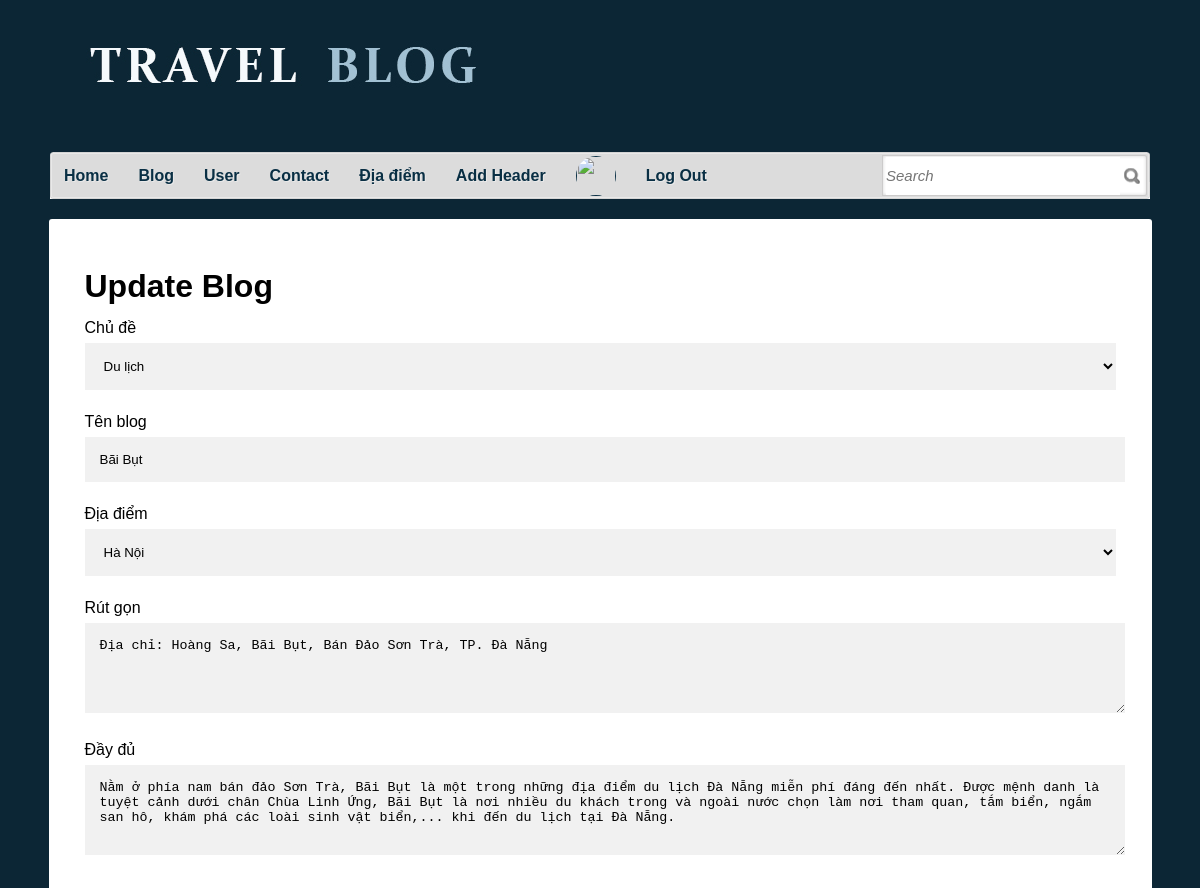
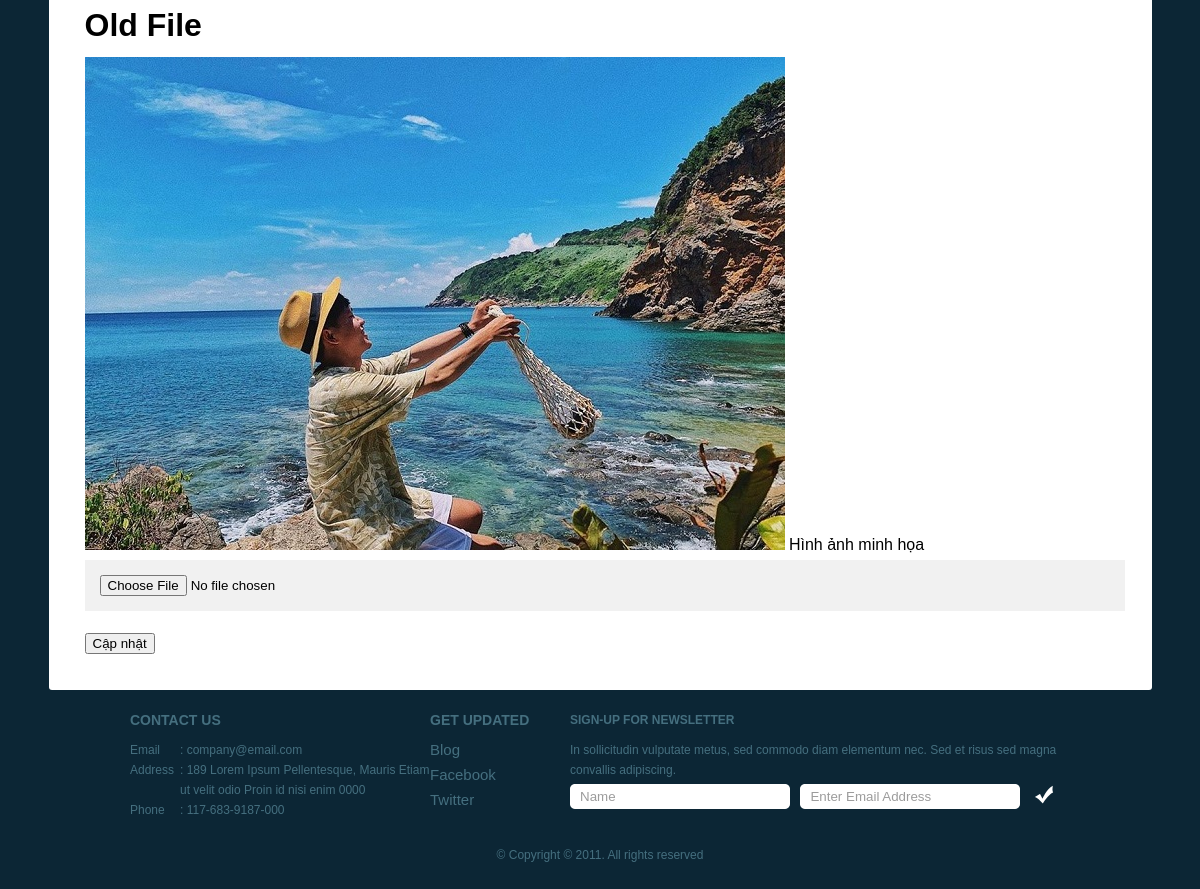
/ad_blog_update.php?update_blog=12, run on the app's committed database (2 pictures, top to bottom).
### tables this page shows
CREATE TABLE `blog` (
  `id_blog` int(11) NOT NULL,
  `id_regt` int(11) NOT NULL,
  `id_sub` int(11) NOT NULL,
  `Name_blog` text NOT NULL,
  `id_add` varchar(100) NOT NULL,
  `S_blog` text NOT NULL,
  `L_blog` text NOT NULL,
  `Date_blog` date DEFAULT NULL,
  `image` varchar(100) NOT NULL,
  `check_blog` int(11) NOT NULL
);

CREATE TABLE `subject` (
  `id_sub` int(11) NOT NULL,
  `Name_sub` varchar(50) NOT NULL
);

CREATE TABLE `add_blog` (
  `id_add` int(11) NOT NULL,
  `name_add` varchar(50) NOT NULL
);

### control.php (called while the page is built, shortened)
<?php
include('connect.php');
 class data{
public function select_blog_id($id_blog){
    global $conn;
    $sql="select*from blog,register where register.id_regt=blog.id_regt and id_blog=$id_blog";
    $run=mysqli_query($conn,$sql);
    return $run;
}
 public function select_subject(){
    global $conn;
    $sql="SELECT*from subject";
    $run =mysqli_query($conn,$sql);
    return $run;
 }
public function select_add(){
    global $conn;
    $sql="SELECT*from add_blog";
    $run =mysqli_query($conn,$sql);
    return $run;
}
}

### ad_blog_update.php (the view, shortened to what this page needs)
<!DOCTYPE html>
<?php
include("control.php");
$get_data=new data();
$select_blog=$get_data->select_blog_id($_GET['update_blog']);
foreach($select_blog as $s){
    $name_blog=$s['Name_blog'];
	$id_add=$s['id_add'];
    $id_sub=$s['id_sub'];
    $l_blog=$s['L_blog'];
    $s_blog=$s['S_blog'];
    $file=$s['image'];
}
?>
<html>
<head>
	<link rel="stylesheet" href="css/style.css" type="text/css" charset="utf-8" />
    <link href='https://unpkg.com/boxicons@2.1.2/css/boxicons.min.css' rel='stylesheet'>
</head>
<body>
	<div id="header">
		<a href="admin_login.php" id="logo"><img src="images/logo1.jpg" alt="LOGO" /></a>
		<div id="navigation">
			<ul>
				<li class="first"><a href="admin_login.php">Home</a></li>
				<li><a href="ad_man_blog.php">Blog</a></li>
				<li><a href="ad_man_user.php">User</a></li>
				<li><a href="ad_contact.php">Contact</a></li>
				<li><a href="ad_man_add.php">Địa điểm</a></li>
				<li><a href="ad_man_hd.php">Add Header</a></li>
				<li><a href=""><img src="img/<?php echo $user_avata?>" width="40px" height="40px" style="border-radius:50%;"></a></li>
				<li><a href="logout.php">Log Out</a></li>
			</ul>
		</div>
		<div id="search">
        <form action="" method="POST">
				<input type="text" placeholder="Search" class="txtfield" name="txt_search">
				<input type="submit" value="" class="button" name="btn_search">
			</form>
		</div>
	</div>
	<div id="contents">
		<div class="background">
        <div class="container" id="cont">
		<form enctype="multipart/form-data" method="POST">
        <h1>Update Blog</h1>
							<label>Chủ đề</label>
							<select name="txt_sub" style="width: 100%;
  														padding: 15px;
														margin: 5px 0 22px 0;
														display: inline-block;
														border: none;
														background: #f1f1f1;">
                                <?php
							$sub=$get_data->select_subject();
							foreach($sub as $se){
							?>
                            <option value="<?php echo $se['id_sub']; ?>"<?php if($id_sub==$se['id_sub']) echo 'selected'; ?> ><?php echo $se['Name_sub'] ?></option>
							<?php }?>
                         	</select>
							<label>Tên blog</label>
							<input type="text" name="txt_nameblog" value="<?php echo $name_blog ?>" style="  width: 1010px;
																											padding: 15px;
																											margin: 5px 0 22px 0;
																											display: inline-block;
																											border: none;
																											background: #f1f1f1;" >
							<label>Địa điểm</label>
							<select name="txt_add" style="width: 100%;
															padding: 15px;
															margin: 5px 0 22px 0;
															display: inline-block;
															border: none;
															background: #f1f1f1;" >
							<?php
							$se_add=$get_data->select_add();
							foreach($se_add as $add_blog){
							?>
                            <option value="<?php echo $add_blog['id_add'] ?>"<?php if($add_blog['id_add']==$id_add) echo 'selected'; ?>><?php echo $add_blog['name_add'] ?></option>
							<?php }?>
                         </select>
							<label>Rút gọn</label>
                            <textarea name="txt_sort"  rows="4"><?php echo $s_blog; ?></textarea>
							<label>Đầy đủ</label>
                            <textarea name="txt_long"  rows="4"><?php echo $l_blog; ?></textarea>
                        <h1> Old File</h1>
	                    <img src="img_blog/<?php echo $file;?>" alt="" class="imageChange">
							<label>Hình ảnh minh họa</label>
							<input type="file" class="file" name="txtFile"/>
							<input type="submit" name="sbm" value="Cập nhật" class="btn3">
							</div>
	</div>
	<div id="footer">
		<ul class="contacts">
			<h3>Contact Us</h3>
			<li><span>Email</span><p>: company@email.com</p></li>
			<li><span>Address</span><p>: 189 Lorem Ipsum Pellentesque, Mauris Etiam ut velit odio Proin id nisi enim 0000</p></li>
			<li><span>Phone</span><p>: 117-683-9187-000</p></li>
		</ul>
		<ul id="connect">
			<h3>Get Updated</h3>
			<li><a href="blog.php">Blog</a></li>
			<li><a href="http://facebook.com/freewebsitetemplates" target="_blank">Facebook</a></li>
			<li><a href="http://twitter.com/fwtemplates" target="_blank">Twitter</a></li>
		</ul>
		<div id="newsletter">
			<p><b>Sign-up for Newsletter</b>
				In sollicitudin vulputate metus, sed commodo diam elementum nec. Sed et risus sed magna convallis adipiscing.
			</p>
			<form action="" method="">
				<input type="text" value="Name" class="txtfield" onblur="javascript:if(this.value==''){this.value=this.defaultValue;}" onfocus="javascript:if(this.value==this.defaultValue){this.value='';}" />
				<input type="text" value="Enter Email Address" class="txtfield" onblur="javascript:if(this.value==''){this.value=this.defaultValue;}" onfocus="javascript:if(this.value==this.defaultValue){this.value='';}" />
				<input type="submit" value="" class="button" />
			</form>
		</div>
		<span class="footnote">&copy; Copyright &copy; 2011. All rights reserved</span>
	</div>
</body>
</html>

### css/style.css (style rules this page uses)
html { font-family: Arial, Helvetica, sans-serif; }
body { background-color: #0c2635; margin: 0; }
img { border: 0; }
#header { width: 1100px; margin: 0 auto; padding: 40px 0; position: relative; }
#logo { display: block; padding: 0 0 35px 20px; }
#navigation { background: url(../images/bg-menu-left-curve.gif) no-repeat left bottom; height: 47px; padding: 13px 0 0 4px; position: absolute; bottom: -20px; left: 0; }
#navigation ul { background: url(../images/bg-menu.gif) repeat-x; display: inline-block; height: 40px; width: 840px; list-style: none; margin: 0; padding: 4px 0 3px; }
#navigation li { float: left; font-size: 16px; line-height: 40px; margin: 0 5px; text-align: center; }
#navigation li.first { margin-left: 0; }
#navigation a { color: #092f44; font-weight: bold; padding: 0 10px; text-decoration: none; text-shadow: 1px 1px 0 #eaeaea; }
#search { background: url(../images/bg-search.gif) no-repeat right bottom; height: 47px; width: 268px; padding: 13px 0 0; position: absolute; bottom: -20px; right: 0; }
#search form { display: inline-block; margin: 0; padding: 5px 4px 4px; }
#search input { float: left; line-height: 38px; }
#search .txtfield { color: #6e6e6e; font-size: 15px; font-style: italic; height: 38px; width: 234px; border: 0; margin: 0; padding: 0; }
#search .button { background: url(../images/spotlight.gif) no-repeat right center; border: 0; cursor: pointer; height: 38px; width: 20px; margin: 0; padding: 0; }
#contents { padding: 40px 0 20px; }
#contents .background { background-color: #ffffff; line-height: 20px; min-height: 1100px; width: 1063px; border-radius: 3px; margin: 0 auto; padding: 20px; }
#footer { color: #456f7f; line-height: 20px; width: 940px; margin: 0 auto; padding: 20px 10px; }
#footer ul.contacts { float: left; font-size: 12px; list-style: none; width: 300px; margin: 0; padding: 0 0 10px; }
#footer ul.contacts h3 { font-size: 14px; margin: 0 0 10px; text-transform: uppercase; }
#footer ul.contacts li span { float: left; width: 50px; }
#footer ul.contacts li p { margin: 0 0 0 50px; }
#connect { float: left; list-style: none; width: 140px; margin: 0; padding: 0; }
#connect h3 { font-size: 14px; margin: 0 0 10px; text-transform: uppercase; }
#connect li { padding: 0 0 5px; }
#connect li a { color: #456f7f; font-size: 15px; text-decoration: none; }
#newsletter { float: left; width: 500px; padding: 0 0 20px; }
#newsletter p { font-size: 12px; margin: 0; }
#newsletter p b { display: block; font-weight: 800; margin: 0 0 10px; text-transform: uppercase; }
#newsletter form { margin: 4px 0 16px; }
#newsletter .txtfield { background: url(../images/input.gif) no-repeat; color: #9c9c9c; height: 25px; line-height: 25px; width: 200px; border: 0; margin: 0 6px 0 0; padding: 0 10px; }
#newsletter .button { background: url(../images/button-check.gif) no-repeat; cursor: pointer; height: 25px; width: 25px; border: 0; padding: 0; }
#footer span.footnote { clear: both; display: block; font-size: 12px; margin: 40px 0 0; text-align: center; }

### ad_blog_update.php (style rules this page uses)
#cont { box-sizing: border-box; }
.container { padding: 16px; background-color: white; }
div#cont>input[type=text],input[type=file],textarea,select { width: 1010px; padding: 15px; margin: 5px 0 22px 0; display: inline-block; border: none; background: #f1f1f1; }

### data on the page
blog: txt_sub "Du lịch", txt_nameblog "Bãi Bụt", txt_add "Hà Nội", txt_sort "Địa chỉ: Hoàng Sa, Bãi Bụt, Bán Đảo Sơn Trà, TP. Đà Nẵng", txt_long "Nằm ở phía nam bán đảo Sơn Trà, Bãi Bụt là một trong những địa điểm du lịch Đà Nẵng miễn phí đáng đến nhất. Được mệnh danh là tuyệt cảnh dưới chân Chùa Linh Ứng, Bãi Bụt là nơi nhiều du khách trong và ngoài nước chọn làm nơi tham quan, tắm biển, ngắm san hô, khám phá các loài sinh vật biển,... khi đến du lịch tại Đà Nẵng.", image (picture)
